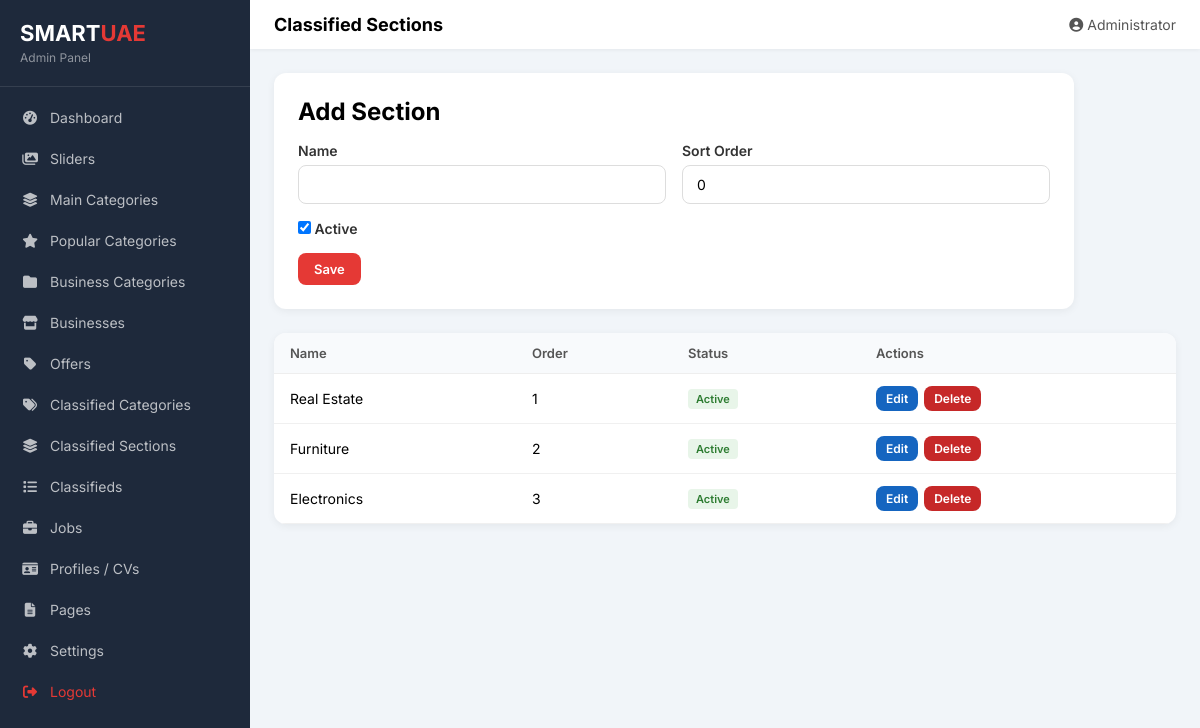
/admin/classified_sections.php (signed in), run on the app's committed database.
### tables this page shows
CREATE TABLE classified_sections (
    id INT AUTO_INCREMENT PRIMARY KEY,
    name VARCHAR(100) NOT NULL,
    sort_order INT DEFAULT 0,
    is_active TINYINT(1) DEFAULT 1
);

### includes/config.php (called while the page is built, shortened)
<?php
function e($str) {
    return htmlspecialchars($str ?? '', ENT_QUOTES, 'UTF-8');
}

### admin/classified_sections.php (the view, shortened to what this page needs)
<?php
require_once __DIR__ . '/../includes/config.php';
$db = getDB();
$editItem = null;
$items = $db->query("SELECT * FROM classified_sections ORDER BY sort_order")->fetchAll();
include __DIR__ . '/includes/header.php';
?>
<div class="admin-form" style="margin-bottom: 24px;">
    <h2 style="margin-bottom: 16px;"><?= $editItem ? 'Edit' : 'Add' ?> Section</h2>
    <form method="POST">
        <div class="form-row">
            <div class="form-group"><label>Name</label><input type="text" name="name" value="<?= e($editItem['name'] ?? '') ?>" required></div>
            <div class="form-group"><label>Sort Order</label><input type="number" name="sort_order" value="<?= e($editItem['sort_order'] ?? '0') ?>"></div>
        </div>
        <div class="form-group"><label class="form-check"><input type="checkbox" name="is_active" <?= ($editItem['is_active'] ?? 1) ? 'checked' : '' ?>> Active</label></div>
        <button type="submit" class="btn btn-primary">Save</button>
    </form>
</div>
<div class="admin-table-wrap">
    <table class="admin-table">
        <thead><tr><th>Name</th><th>Order</th><th>Status</th><th>Actions</th></tr></thead>
        <tbody>
            <?php foreach ($items as $item): ?>
            <tr>
                <td><?= e($item['name']) ?></td>
                <td><?= $item['sort_order'] ?></td>
                <td><span class="badge <?= $item['is_active'] ? 'badge-active' : 'badge-inactive' ?>"><?= $item['is_active'] ? 'Active' : 'Inactive' ?></span></td>
                <td><div class="btn-group"><a href="?edit=<?= $item['id'] ?>" class="btn btn-info btn-sm">Edit</a><a href="?delete=<?= $item['id'] ?>" class="btn btn-delete btn-sm">Delete</a></div></td>
            </tr>
            <?php endforeach; ?>
        </tbody>
    </table>
</div>
<?php include __DIR__ . '/includes/footer.php'; ?>

### admin/includes/admin.css (style rules this page uses)
:root { --admin-primary: #E53935; --admin-dark: #1a1a2e; --admin-sidebar: #1e293b; --admin-bg: #f1f5f9; }
* { margin: 0; padding: 0; box-sizing: border-box; }
body { font-family: 'Inter', sans-serif; background: var(--admin-bg); display: flex; min-height: 100vh; }
.admin-table-wrap { background: #fff; border-radius: 12px; box-shadow: 0 2px 8px rgba(0,0,0,0.06); overflow: hidden; }
table.admin-table { width: 100%; border-collapse: collapse; }
table.admin-table th { background: #f8fafc; padding: 12px 16px; text-align: left; font-size: 13px; font-weight: 600; color: #555; border-bottom: 1px solid #eee; }
table.admin-table td { padding: 12px 16px; font-size: 14px; border-bottom: 1px solid #f0f0f0; vertical-align: middle; }
.btn { display: inline-block; padding: 8px 16px; border-radius: 8px; font-size: 13px; font-weight: 600; text-decoration: none; cursor: pointer; border: none; font-family: inherit; transition: opacity 0.2s; }
.btn-primary { background: var(--admin-primary); color: #fff; }
.btn-info { background: #1565C0; color: #fff; }
.btn-danger, .btn-delete { background: #C62828; color: #fff; }
.btn-sm { padding: 5px 10px; font-size: 12px; }
.btn-group { display: flex; gap: 6px; }
.admin-form { background: #fff; border-radius: 12px; padding: 24px; box-shadow: 0 2px 8px rgba(0,0,0,0.06); max-width: 800px; }
.form-group { margin-bottom: 16px; }
.form-group label { display: block; font-size: 14px; font-weight: 600; margin-bottom: 6px; color: #333; }
.form-group input, .form-group select, .form-group textarea { width: 100%; padding: 10px 14px; border: 1px solid #ddd; border-radius: 8px; font-size: 14px; font-family: inherit; }
.form-row { display: grid; grid-template-columns: 1fr 1fr; gap: 16px; }
.form-check { display: flex; align-items: center; gap: 8px; }
.form-check input { width: auto; }
.badge { display: inline-block; padding: 3px 8px; border-radius: 4px; font-size: 11px; font-weight: 600; }
.badge-active { background: #E8F5E9; color: #2E7D32; }

### data on the page
classified_sections: name "Real Estate", sort_order "1", is_active "Active"
classified_sections: name "Furniture", sort_order "2", is_active "Active"
classified_sections: name "Electronics", sort_order "3", is_active "Active"

### other printed values
$pageTitle "Classified Sections"
$_SESSION['admin_name'] "Administrator"
